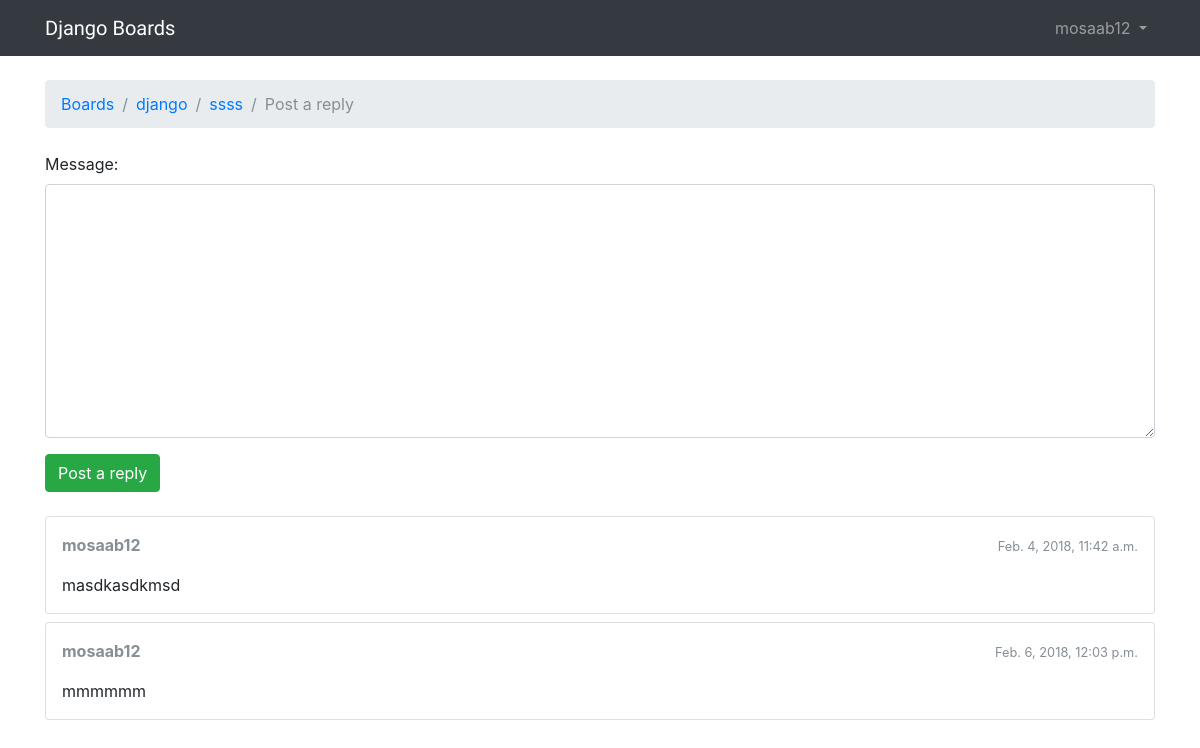
Before: /boards/1/topics/7/reply/ (signed in) with the older database file.
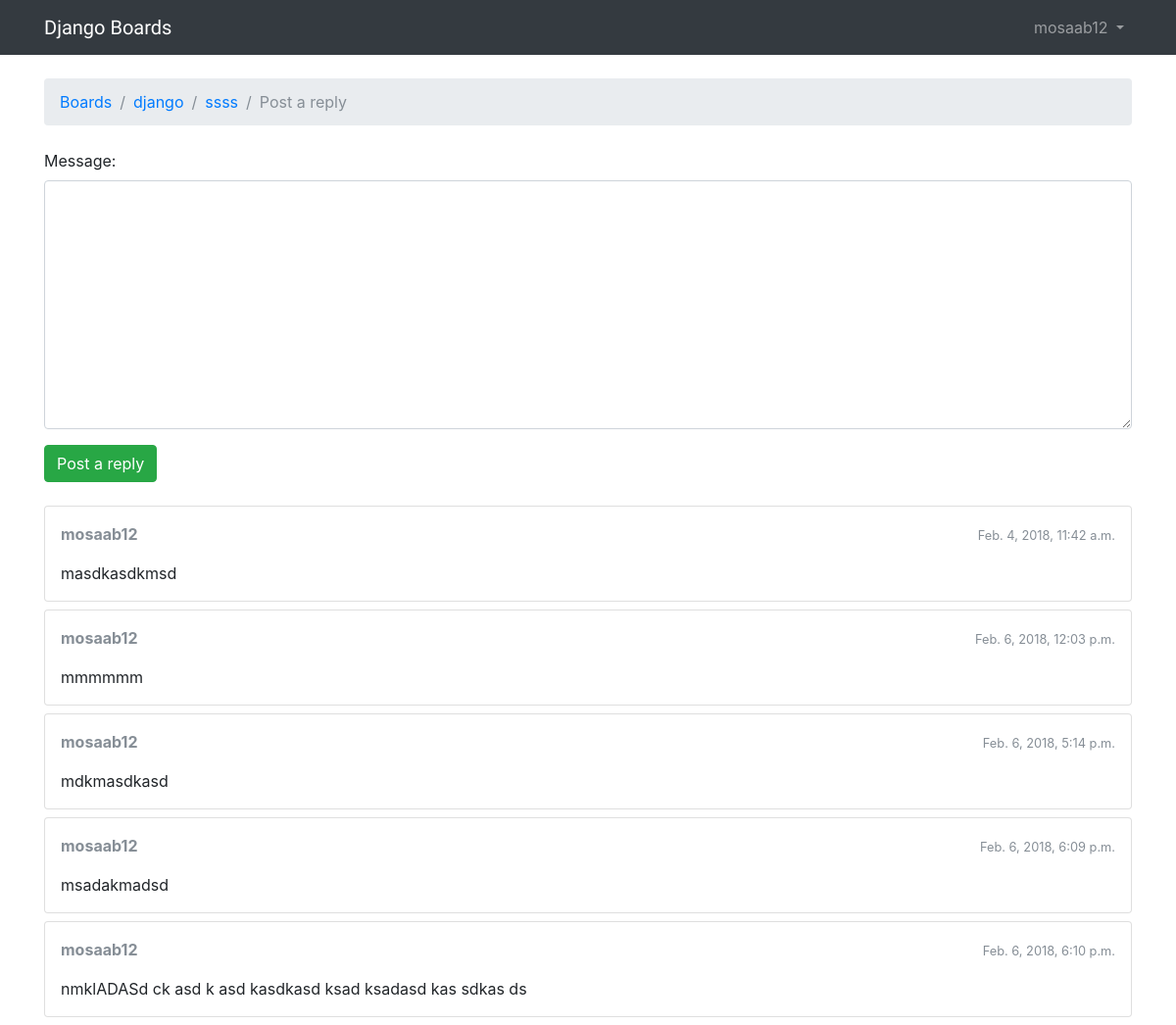
After: the same page with the newer database file.
### boards/models.py (models this page shows, shortened)
class Post(models.Model):
    message = models.TextField(max_length=4000)
    topic = models.ForeignKey(Topic,related_name='posts')
    created_at = models.DateTimeField(auto_now_add=True)
    updated_at = models.DateTimeField(null=True)
    created_by = models.ForeignKey(User, related_name='posts')
    updated_by = models.ForeignKey(User, null=True, related_name='+')

### boards/views.py (the view)
# urls.py: url(r'^boards/(?P<pk>\d+)/topics/(?P<topic_pk>\d+)/reply/$', views.reply_topic, name='reply_topic'),
@login_required
def reply_topic(request, pk, topic_pk):
    topic = get_object_or_404(Topic, board__pk=pk, pk=topic_pk)
    if request.method == 'POST':
        form = PostForm(request.POST)
        if form.is_valid():
            post = form.save(commit=False)
            post.topic = topic
            post.created_by = request.user
            post.save()
            return redirect('topic_posts', pk=pk, topic_pk=topic_pk)
    else:
        form = PostForm()
    return render(request, 'reply_topic.html', {'topic': topic, 'form': form})

### boards/forms.py
class PostForm(forms.ModelForm):
    class Meta:
        model=Post
        fields = ['message',]

### templates/reply_topic.html (shortened to what this page needs)
{% extends 'base.html' %}
{% load static %}
{% block breadcrumb %}
  <li class="breadcrumb-item"><a href="{% url 'home' %}">Boards</a></li>
  <li class="breadcrumb-item"><a href="{% url 'board_topics' topic.board.pk %}">{{ topic.board.name }}</a></li>
  <li class="breadcrumb-item"><a href="{% url 'topic_posts' topic.board.pk topic.pk %}">{{ topic.subject }}</a></li>
  <li class="breadcrumb-item active">Post a reply</li>
{% endblock %}
{% block content %}
  <form method="post" class="mb-4">
    {% include 'includes/form.html' %}
    <button type="submit" class="btn btn-success">Post a reply</button>
  </form>
  {% for post in topic.posts.all %}
    <div class="card mb-2">
      <div class="card-body p-3">
        <div class="row mb-3">
          <div class="col-6">
            <strong class="text-muted">{{ post.created_by.username }}</strong>
          </div>
          <div class="col-6 text-right">
            <small class="text-muted">{{ post.created_at }}</small>
          </div>
        </div>
        {{ post.message }}
      </div>
    </div>
  {% endfor %}
{% endblock %}

Changed rows visible on the page:
added Post: created_by.username "mosaab12", created_at "Feb. 6, 2018, 5:14 p.m.", message "mdkmasdkasd"
added Post: created_by.username "mosaab12", created_at "Feb. 6, 2018, 6:09 p.m.", message "msadakmadsd"
added Post: created_by.username "mosaab12", created_at "Feb. 6, 2018, 6:10 p.m.", message "nmklADASd ck asd k asd kasdkasd ksad ksadasd kas sdkas ds"
